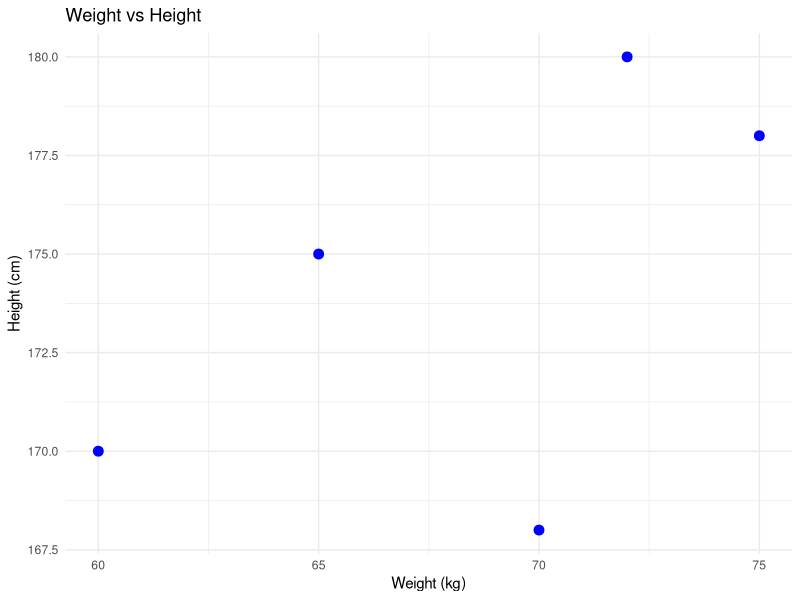

This chart was generated by the following R code:
# Load library
library(ggplot2)

# Create data
weight_height_data <- data.frame(
  Weight = c(60, 65, 70, 72, 75),
  Height = c(170, 175, 168, 180, 178)
)

# Scatter plot
ggplot(weight_height_data, aes(x = Weight, y = Height)) +
  geom_point(color = "blue", size = 3) +
  labs(title = "Weight vs Height",
       x = "Weight (kg)",
       y = "Height (cm)") +
  theme_minimal()
